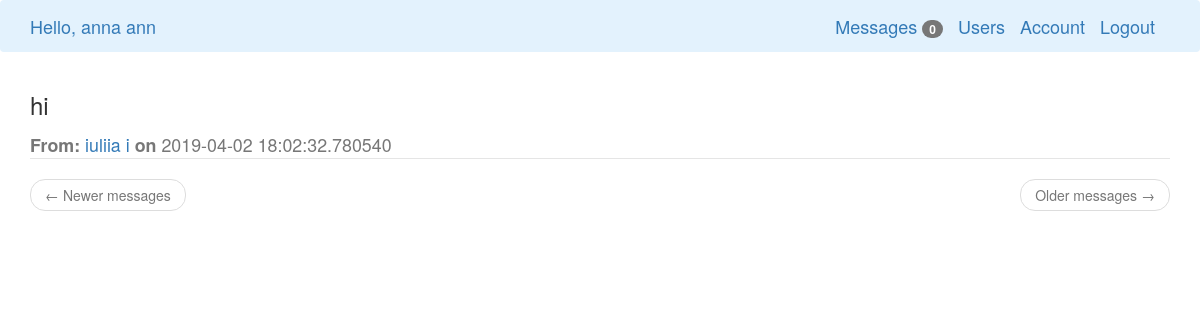
The page /messages (signed in) on the database its author committed.
### main/models.py (models this page shows, shortened)
class User(db.Model, UserMixin):
    id = db.Column(db.Integer, primary_key=True)
    username = db.Column(db.String(20), unique=True, nullable=False)
    first_name = db.Column(db.String(50), nullable=False)
    last_name = db.Column(db.String(100), nullable=False)
    email = db.Column(db.String(120), unique=True, nullable=False)
    password = db.Column(db.String(60), nullable=False)
    messages_sent = db.relationship('Message',
                                    foreign_keys='Message.sender_id',
                                    backref='author', lazy='dynamic')
    messages_received = db.relationship('Message',
                                        foreign_keys='Message.recipient_id',
                                        backref='recipient', lazy='dynamic')
    last_message_read_time = db.Column(db.DateTime)
    notifications = db.relationship('Notification', backref='user',
                                    lazy='dynamic')
    tasks = db.relationship('Task', backref='user', lazy='dynamic')
    def new_messages(self):
        last_read_time = self.last_message_read_time or datetime(1900, 1, 1)
        return Message.query.filter_by(recipient=self).filter(
            Message.timestamp > last_read_time).count()
    def get_tasks_in_progress(self):
        return Task.query.filter_by(user=self, complete=False).all()

class Message(db.Model):
    id = db.Column(db.Integer, primary_key=True)
    sender_id = db.Column(db.Integer, db.ForeignKey('user.id'))
    recipient_id = db.Column(db.Integer, db.ForeignKey('user.id'))
    body = db.Column(db.Text)
    timestamp = db.Column(db.DateTime, index=True, default=datetime.utcnow())

### main/messages/routes.py (the view)
@messages.route('/messages')
@login_required
def msg():
    current_user.last_message_read_time = datetime.utcnow()
    db.session.commit()
    page = request.args.get('page', 1, type=int)
    messages = current_user.messages_received.order_by(
        Message.timestamp.desc()).paginate(
            page, current_app.config['POSTS_PER_PAGE'], False)
    next_url = url_for('messages.msg', page=messages.next_num) \
        if messages.has_next else None
    prev_url = url_for('messages.msg', page=messages.prev_num) \
        if messages.has_prev else None
    return render_template('messages.html', messages=messages.items,
                           next_url=next_url, prev_url=prev_url)

### main/models.py (called while the page is built)
@login_manager.user_loader
def load_user(user_id):
    return User.query.get(int(user_id))

### main/templates/messages.html (shortened to what this page needs)
{% extends "base.html" %}
{% block app_content %}
    {% for post in messages %}
    <h3 class="article-title" id="post{{ post.id }}">{{ post.body }}</h3>
    <legend class="border-bottom mb-1"><small class="text-muted"><b>From:</b>
    <a href="{{ url_for('messages.send_message', recipient=post.sender_id) }}">
        {{ post.author.first_name + ' ' + post.author.last_name }}</a>
            <b>on</b> {{ post.timestamp }}</small></legend>
    {% endfor %}
    <nav aria-label="...">
        <ul class="pager">
            <li class="previous{% if not prev_url %} disabled{% endif %}">
                <a href="{{ prev_url or '#' }}">
                    <span aria-hidden="true">&larr;</span> {{ 'Newer messages' }}
                </a>
            </li>
            <li class="next{% if not next_url %} disabled{% endif %}">
                <a href="{{ next_url or '#' }}">
                    {{ 'Older messages' }} <span aria-hidden="true">&rarr;</span>
                </a>
            </li>
        </ul>
    </nav>
{% endblock %}

### main/templates/base.html (shortened to what this page needs)
{% extends 'bootstrap/base.html' %}
{% block navbar %}
    <nav class="navbar navbar-light" style="background-color: #e3f2fd;">
        <div class="container">
            <div class="navbar-header">
                {% if current_user.is_authenticated %}
                <a class="navbar-brand" href="/">Hello, {{ current_user.first_name + ' ' + current_user.last_name }}</a>
                {% else %}
                <a class="navbar-brand" href="/">Main</a>
                {% endif %}
            </div>
            <div class="collapse navbar-collapse" id="navbarToogle">
                <ul class="nav navbar-nav navbar-right">
                    {% if current_user.is_authenticated %}
                         <a class="navbar-brand" href="{{ url_for('messages.msg') }}">Messages
                            {% set new_messages = current_user.new_messages() %}
                            <span id="message_count" class="badge">{{ new_messages }}</span></a>
                            <a class="navbar-brand" href="{{ url_for('primary.about') }}">Users</a>
                            <a class="navbar-brand" href="{{ url_for('users.account') }}">Account</a>
                            <a class="navbar-brand" href="{{ url_for('users.logout') }}">Logout</a>
                            {% else %}
                            <a class="navbar-brand" href="{{ url_for('users.login') }}">Login</a>
                            <a class="navbar-brand" href="{{ url_for('users.register') }}">Register</a>
                    {% endif %}
                </ul>
            </div>
        </div>
    </nav>
{% endblock %}
{% block content %}
    <div class="container">
        {% block app_content %}{% endblock %}
    </div>
{% endblock %}

### rows shown on the page
User: first_name+last_name "anna ann"
Message: body "hi", author "iuliia i", timestamp "2019-04-02 18:02:32.780540"

### other values the page prints
{{ new_messages }} "0"
{{ 'Newer messages' }} "Newer messages"
{{ 'Older messages' }} "Older messages"
